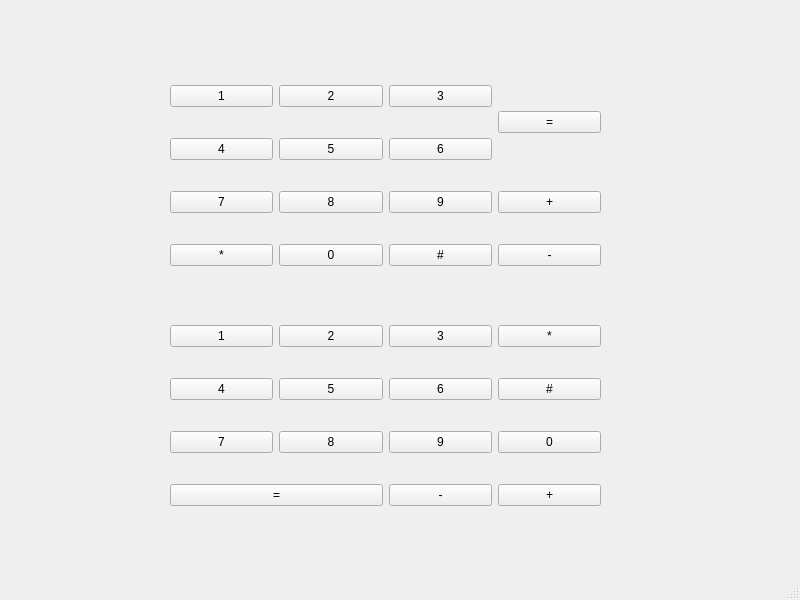
<?xml version="1.0" encoding="UTF-8"?>
<ui version="4.0">
 <class>MainWindow</class>
 <widget class="QMainWindow" name="MainWindow">
  <property name="geometry">
   <rect>
    <x>0</x>
    <y>0</y>
    <width>800</width>
    <height>600</height>
   </rect>
  </property>
  <property name="windowTitle">
   <string>MainWindow</string>
  </property>
  <widget class="QWidget" name="centralwidget">
   <widget class="QWidget" name="layoutWidget">
    <property name="geometry">
     <rect>
      <x>170</x>
      <y>60</y>
      <width>431</width>
      <height>231</height>
     </rect>
    </property>
    <layout class="QGridLayout" name="gridLayout_2">
     <item row="0" column="2">
      <widget class="QPushButton" name="pushButton_18">
       <property name="text">
        <string>3</string>
       </property>
      </widget>
     </item>
     <item row="2" column="0">
      <widget class="QPushButton" name="pushButton_24">
       <property name="text">
        <string>7</string>
       </property>
      </widget>
     </item>
     <item row="0" column="0">
      <widget class="QPushButton" name="pushButton_16">
       <property name="text">
        <string>1</string>
       </property>
      </widget>
     </item>
     <item row="0" column="1">
      <widget class="QPushButton" name="pushButton_17">
       <property name="text">
        <string>2</string>
       </property>
      </widget>
     </item>
     <item row="1" column="1">
      <widget class="QPushButton" name="pushButton_21">
       <property name="text">
        <string>5</string>
       </property>
      </widget>
     </item>
     <item row="1" column="2">
      <widget class="QPushButton" name="pushButton_22">
       <property name="text">
        <string>6</string>
       </property>
      </widget>
     </item>
     <item row="2" column="1">
      <widget class="QPushButton" name="pushButton_25">
       <property name="text">
        <string>8</string>
       </property>
      </widget>
     </item>
     <item row="1" column="0">
      <widget class="QPushButton" name="pushButton_20">
       <property name="text">
        <string>4</string>
       </property>
      </widget>
     </item>
     <item row="2" column="2">
      <widget class="QPushButton" name="pushButton_26">
       <property name="text">
        <string>9</string>
       </property>
      </widget>
     </item>
     <item row="3" column="0">
      <widget class="QPushButton" name="pushButton_19">
       <property name="text">
        <string>*</string>
       </property>
      </widget>
     </item>
     <item row="3" column="2">
      <widget class="QPushButton" name="pushButton_23">
       <property name="text">
        <string>#</string>
       </property>
      </widget>
     </item>
     <item row="3" column="1">
      <widget class="QPushButton" name="pushButton_27">
       <property name="text">
        <string>0</string>
       </property>
      </widget>
     </item>
     <item row="2" column="3">
      <widget class="QPushButton" name="pushButton_30">
       <property name="text">
        <string>+</string>
       </property>
      </widget>
     </item>
     <item row="3" column="3">
      <widget class="QPushButton" name="pushButton_29">
       <property name="text">
        <string>-</string>
       </property>
      </widget>
     </item>
     <item row="0" column="3" rowspan="2">
      <widget class="QPushButton" name="pushButton_28">
       <property name="text">
        <string>=</string>
       </property>
      </widget>
     </item>
    </layout>
   </widget>
   <widget class="QWidget" name="">
    <property name="geometry">
     <rect>
      <x>170</x>
      <y>300</y>
      <width>431</width>
      <height>231</height>
     </rect>
    </property>
    <layout class="QGridLayout" name="gridLayout">
     <item row="0" column="0">
      <widget class="QPushButton" name="pushButton">
       <property name="text">
        <string>1</string>
       </property>
      </widget>
     </item>
     <item row="0" column="1">
      <widget class="QPushButton" name="pushButton_2">
       <property name="text">
        <string>2</string>
       </property>
      </widget>
     </item>
     <item row="0" column="2">
      <widget class="QPushButton" name="pushButton_3">
       <property name="text">
        <string>3</string>
       </property>
      </widget>
     </item>
     <item row="0" column="3">
      <widget class="QPushButton" name="pushButton_11">
       <property name="text">
        <string>*</string>
       </property>
      </widget>
     </item>
     <item row="1" column="0">
      <widget class="QPushButton" name="pushButton_5">
       <property name="text">
        <string>4</string>
       </property>
      </widget>
     </item>
     <item row="1" column="1">
      <widget class="QPushButton" name="pushButton_6">
       <property name="text">
        <string>5</string>
       </property>
      </widget>
     </item>
     <item row="1" column="2">
      <widget class="QPushButton" name="pushButton_4">
       <property name="text">
        <string>6</string>
       </property>
      </widget>
     </item>
     <item row="1" column="3">
      <widget class="QPushButton" name="pushButton_12">
       <property name="text">
        <string>#</string>
       </property>
      </widget>
     </item>
     <item row="2" column="0">
      <widget class="QPushButton" name="pushButton_8">
       <property name="text">
        <string>7</string>
       </property>
      </widget>
     </item>
     <item row="2" column="1">
      <widget class="QPushButton" name="pushButton_9">
       <property name="text">
        <string>8</string>
       </property>
      </widget>
     </item>
     <item row="2" column="2">
      <widget class="QPushButton" name="pushButton_7">
       <property name="text">
        <string>9</string>
       </property>
      </widget>
     </item>
     <item row="2" column="3">
      <widget class="QPushButton" name="pushButton_10">
       <property name="text">
        <string>0</string>
       </property>
      </widget>
     </item>
     <item row="3" column="0" colspan="2">
      <widget class="QPushButton" name="pushButton_13">
       <property name="text">
        <string>=</string>
       </property>
      </widget>
     </item>
     <item row="3" column="2">
      <widget class="QPushButton" name="pushButton_15">
       <property name="text">
        <string>-</string>
       </property>
      </widget>
     </item>
     <item row="3" column="3">
      <widget class="QPushButton" name="pushButton_14">
       <property name="text">
        <string>+</string>
       </property>
      </widget>
     </item>
    </layout>
   </widget>
  </widget>
  <widget class="QMenuBar" name="menubar">
   <property name="geometry">
    <rect>
     <x>0</x>
     <y>0</y>
     <width>800</width>
     <height>23</height>
    </rect>
   </property>
  </widget>
  <widget class="QStatusBar" name="statusbar"/>
 </widget>
 <resources/>
 <connections/>
</ui>
